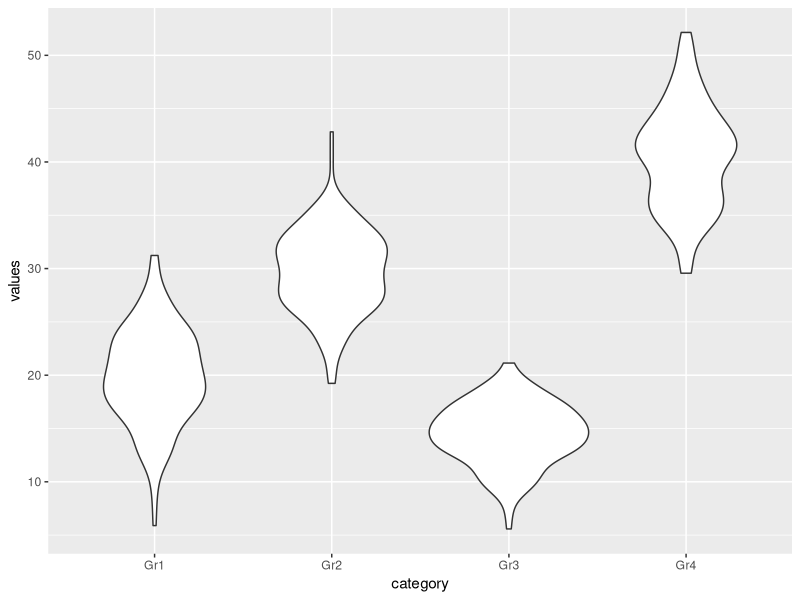
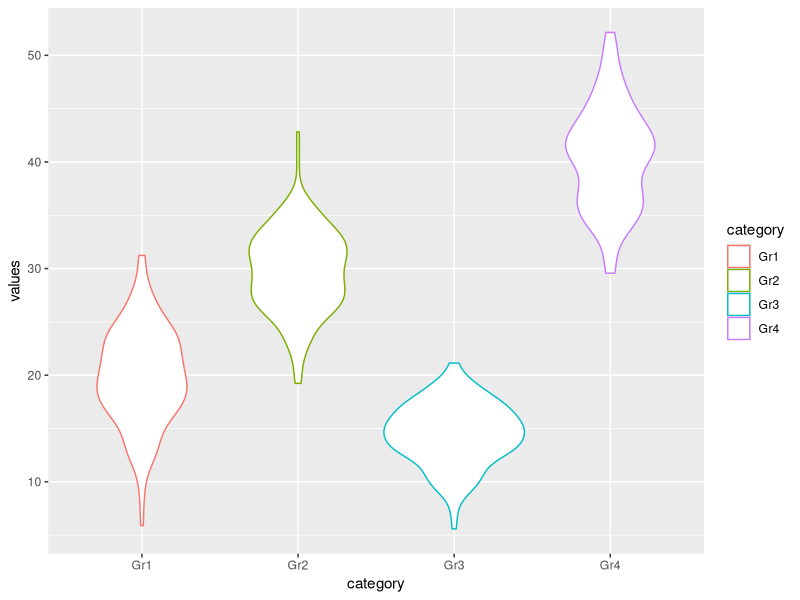
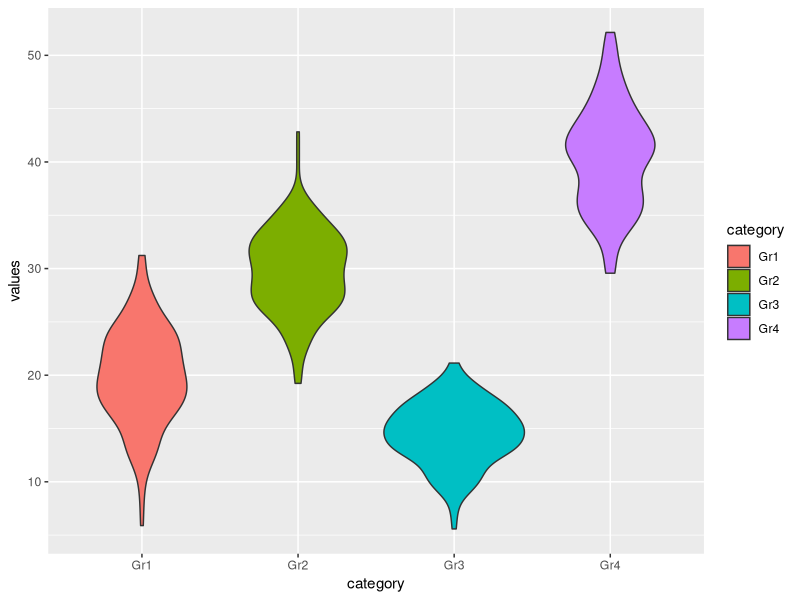
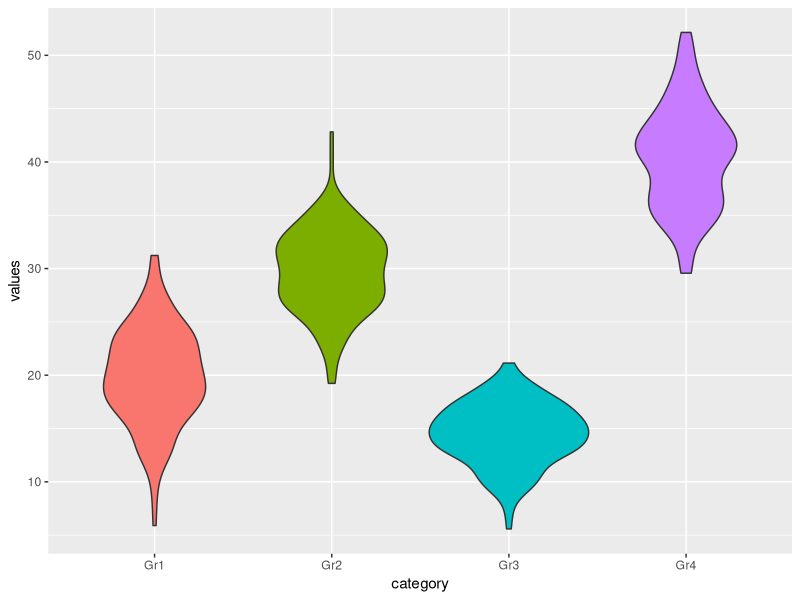

Write R code to recreate these figures, in order.
## ---- chunk 1
knitr::opts_chunk$set(echo = TRUE, fig.align='center')

# title: Color scale for discrete variables
# author: jonathan
# revised: 15/3/2020 

WEB <- c("https://bioceed.uib.no/dropfolder/bioSTATS/Rmd/Visualizing/Essential/color-scale-discrete.html")
GIT <- c("https://github.com/jonathansoule/biostats/blob/master/Visualizing/Essential/color-scale-discrete.Rmd")
library(ggplot2)
library(gridExtra)
# data for violin plot
# variable 1
values <- c(rnorm(150, mean=20, sd=5), rnorm(150, mean=30, sd=4), rnorm(150, mean=15, 3), rnorm(150, mean=40, sd=5)) 
# variable 2
category <- c(rep("Gr1", 150), rep("Gr2", 150), rep("Gr3", 150), rep("Gr4", 150))
# dataframe
df <- data.frame(category, values)
## ---- chunk 2
ggplot(df, aes(category, values)) +
    geom_violin()
## ---- chunk 3
ggplot(df, aes(category, values)) +   
    geom_violin(aes(color=category))
## ---- chunk 4
ggplot(df, aes(category, values)) +   
    geom_violin(aes(fill=category))
## ---- chunk 5
ggplot(df, aes(category, values)) +
    geom_violin(aes(fill=category)) +
    theme(legend.position="none")
